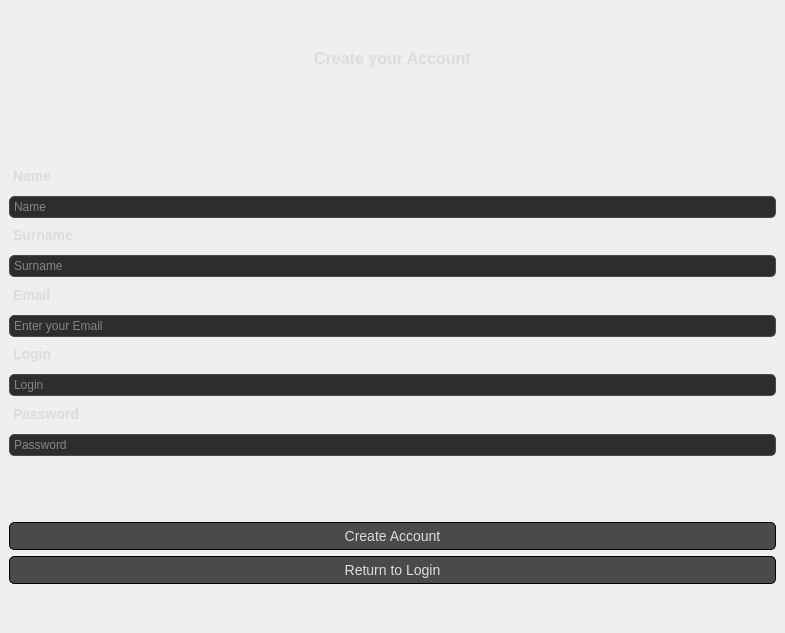
<?xml version="1.0" encoding="UTF-8"?>
<ui version="4.0">
 <class>RegistrationWindow</class>
 <widget class="QMainWindow" name="RegistrationWindow">
  <property name="geometry">
   <rect>
    <x>0</x>
    <y>0</y>
    <width>785</width>
    <height>633</height>
   </rect>
  </property>
  <property name="windowTitle">
   <string>RegistrationWindow</string>
  </property>
  <property name="styleSheet">
   <string notr="true">QWidget {
   /* Темный фон */
    color: #dcdcdc; /* Светлый текст */
    font-family: &quot;Arial&quot;, sans-serif;
}

QLineEdit {
    background-color: #2d2d2d; /* Темный фон для полей ввода */
    border: 1px solid #4a4a4a; /* Тонкая граница */
    border-radius: 5px; /* Закругленные углы */
    padding: 2px;
    color: #dcdcdc; /* Светлый цвет текста */
}

QLineEdit:focus {
    border: 1px solid #6a5acd; /* При фокусе — светло-фиолетовая граница */
    background-color: #353535; /* Слегка светлее фон при фокусе */
}

QPushButton {
    background-color: #4a4a4a; /* Темно-серый фон кнопок */
    border: 1px solid black; /* Граница с фиолетовым оттенком */
    border-radius: 5px; /* Закругленные углы кнопок */
    padding: 5px;
    color: #dcdcdc; /* Светлый текст на кнопках */
    font-size: 14px;
}

QPushButton:hover {
    border-color: #8a7fb3; /* Светлая граница */
}

QPushButton:pressed {
    background-color: #5a4f85; /* Темный фиолетовый при нажатии */
}

QLabel {
    font-size: 14px;
    font-weight: bold;
    margin-bottom: 3px;
}

QFrame {
    border: none;
}

QGroupBox {
    border: 1px solid #3a3a3a;
    border-radius: 5px;
    padding: 10px;
    background-color: #2d2d2d;
}

QGroupBox:title {
    color: #dcdcdc;
    padding: 5px;
    font-size: 18px;
}
</string>
  </property>
  <widget class="QWidget" name="centralwidget">
   <layout class="QVBoxLayout" name="verticalLayout">
    <item>
     <spacer name="verticalSpacer_4">
      <property name="orientation">
       <enum>Qt::Orientation::Vertical</enum>
      </property>
      <property name="sizeType">
       <enum>QSizePolicy::Policy::Fixed</enum>
      </property>
      <property name="sizeHint" stdset="0">
       <size>
        <width>20</width>
        <height>40</height>
       </size>
      </property>
     </spacer>
    </item>
    <item>
     <widget class="QLabel" name="label">
      <property name="sizePolicy">
       <sizepolicy hsizetype="Preferred" vsizetype="Fixed">
        <horstretch>0</horstretch>
        <verstretch>0</verstretch>
       </sizepolicy>
      </property>
      <property name="styleSheet">
       <string notr="true">
    font-size: 16px;
    font-weight: bold;
    margin-bottom: 10px;
</string>
      </property>
      <property name="text">
       <string>Create your Account</string>
      </property>
      <property name="alignment">
       <set>Qt::AlignmentFlag::AlignCenter</set>
      </property>
     </widget>
    </item>
    <item>
     <spacer name="verticalSpacer">
      <property name="orientation">
       <enum>Qt::Orientation::Vertical</enum>
      </property>
      <property name="sizeType">
       <enum>QSizePolicy::Policy::Fixed</enum>
      </property>
      <property name="sizeHint" stdset="0">
       <size>
        <width>20</width>
        <height>80</height>
       </size>
      </property>
     </spacer>
    </item>
    <item>
     <layout class="QVBoxLayout" name="verticalLayout_6">
      <item>
       <widget class="QLabel" name="label_2">
        <property name="text">
         <string>Name</string>
        </property>
       </widget>
      </item>
      <item>
       <widget class="QLineEdit" name="nameEdit">
        <property name="placeholderText">
         <string>Name</string>
        </property>
       </widget>
      </item>
      <item>
       <widget class="QLabel" name="label_3">
        <property name="text">
         <string>Surname</string>
        </property>
       </widget>
      </item>
      <item>
       <widget class="QLineEdit" name="surnameEdit">
        <property name="placeholderText">
         <string>Surname</string>
        </property>
       </widget>
      </item>
      <item>
       <widget class="QLabel" name="label_4">
        <property name="text">
         <string>Email</string>
        </property>
       </widget>
      </item>
      <item>
       <widget class="QLineEdit" name="emailEdit">
        <property name="text">
         <string/>
        </property>
        <property name="placeholderText">
         <string>Enter your Email</string>
        </property>
       </widget>
      </item>
      <item>
       <widget class="QLabel" name="label_5">
        <property name="text">
         <string>Login</string>
        </property>
       </widget>
      </item>
      <item>
       <widget class="QLineEdit" name="loginEdit">
        <property name="placeholderText">
         <string>Login</string>
        </property>
       </widget>
      </item>
      <item>
       <widget class="QLabel" name="label_6">
        <property name="text">
         <string>Password</string>
        </property>
       </widget>
      </item>
      <item>
       <widget class="QLineEdit" name="passwordEdit">
        <property name="placeholderText">
         <string>Password</string>
        </property>
       </widget>
      </item>
     </layout>
    </item>
    <item>
     <spacer name="verticalSpacer_3">
      <property name="orientation">
       <enum>Qt::Orientation::Vertical</enum>
      </property>
      <property name="sizeType">
       <enum>QSizePolicy::Policy::Fixed</enum>
      </property>
      <property name="sizeHint" stdset="0">
       <size>
        <width>20</width>
        <height>60</height>
       </size>
      </property>
     </spacer>
    </item>
    <item>
     <widget class="QPushButton" name="createAccountButton">
      <property name="text">
       <string>Create Account</string>
      </property>
     </widget>
    </item>
    <item>
     <widget class="QPushButton" name="backToMenuButton">
      <property name="text">
       <string>Return to Login</string>
      </property>
     </widget>
    </item>
    <item>
     <spacer name="verticalSpacer_2">
      <property name="orientation">
       <enum>Qt::Orientation::Vertical</enum>
      </property>
      <property name="sizeType">
       <enum>QSizePolicy::Policy::Fixed</enum>
      </property>
      <property name="sizeHint" stdset="0">
       <size>
        <width>20</width>
        <height>40</height>
       </size>
      </property>
     </spacer>
    </item>
   </layout>
  </widget>
 </widget>
 <resources/>
 <connections/>
</ui>
